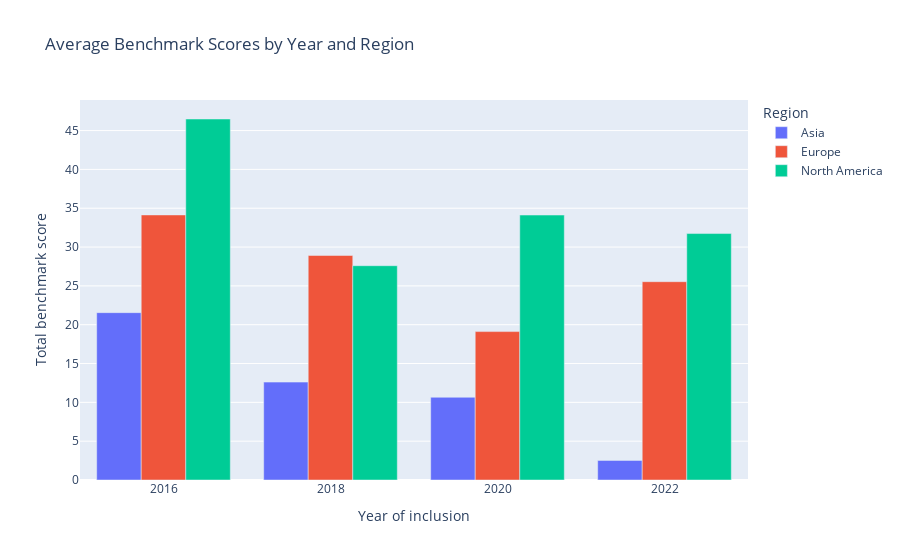

The cell this chart's notebook holds for it:
### Markdown cell above
## Basic Data Visualisation ##

### Code cell
import pandas as pd
import plotly.express as px
import plotly.graph_objects as go

# Load the three dataframes
ktc_ict_2022 = pd.read_csv("C:/Users/kokuo/OneDrive/Study Files/Python/Visualisation Experiments/Know the Chain/KTC ICT Benchmark CSV Data/2022 KCT ICT.csv")
ktc_ict_2020 = pd.read_csv("C:/Users/kokuo/OneDrive/Study Files/Python/Visualisation Experiments/Know the Chain/KTC ICT Benchmark CSV Data/2020 KCT ICT.csv")
ktc_ict_2018 = pd.read_csv("C:/Users/kokuo/OneDrive/Study Files/Python/Visualisation Experiments/Know the Chain/KTC ICT Benchmark CSV Data/2018 KCT ICT.csv")

# Concatenate the dataframes
frames = [ktc_ict_2022, ktc_ict_2020, ktc_ict_2018]
df = pd.concat(frames)

# Calculate the average benchmark score for each region
df_mean = df.groupby(['Region', 'Year of inclusion']).mean().reset_index()

# Create the multiple bar graph
fig = px.bar(df_mean, x="Year of inclusion", y="Total benchmark score", color="Region", barmode="group", 
             title="Average Benchmark Scores by Year and Region")

# Show the graph
fig.show()

### Figure 1 — Plotly figure (JSON) as saved in the notebook; plotly's stock layout.template omitted (floating-point values rounded to 4 significant figures)
{"data": [{"alignmentgroup": "True", "hovertemplate": "Region=Asia<br>Year of inclusion=%{x}<br>Total benchmark score=%{y}<extra></extra>", "legendgroup": "Asia", "marker": {"color": "#636efa", "pattern": {"shape": ""}}, "name": "Asia", "offsetgroup": "Asia", "orientation": "v", "showlegend": true, "textposition": "auto", "type": "bar", "x": [2016, 2018, 2020, 2022], "xaxis": "x", "y": [21.55, 12.61, 10.65, 2.523], "yaxis": "y"}, {"alignmentgroup": "True", "hovertemplate": "Region=Europe<br>Year of inclusion=%{x}<br>Total benchmark score=%{y}<extra></extra>", "legendgroup": "Europe", "marker": {"color": "#EF553B", "pattern": {"shape": ""}}, "name": "Europe", "offsetgroup": "Europe", "orientation": "v", "showlegend": true, "textposition": "auto", "type": "bar", "x": [2016, 2018, 2020, 2022], "xaxis": "x", "y": [34.14, 28.92, 19.11, 25.54], "yaxis": "y"}, {"alignmentgroup": "True", "hovertemplate": "Region=North America<br>Year of inclusion=%{x}<br>Total benchmark score=%{y}<extra></extra>", "legendgroup": "North America", "marker": {"color": "#00cc96", "pattern": {"shape": ""}}, "name": "North America", "offsetgroup": "North America", "orientation": "v", "showlegend": true, "textposition": "auto", "type": "bar", "x": [2016, 2018, 2020, 2022], "xaxis": "x", "y": [46.49, 27.6, 34.12, 31.74], "yaxis": "y"}], "layout": {"barmode": "group", "legend": {"title": {"text": "Region"}, "tracegroupgap": 0}, "title": {"text": "Average Benchmark Scores by Year and Region"}, "xaxis": {"anchor": "y", "domain": [0, 1], "title": {"text": "Year of inclusion"}}, "yaxis": {"anchor": "x", "domain": [0, 1], "title": {"text": "Total benchmark score"}}}}
